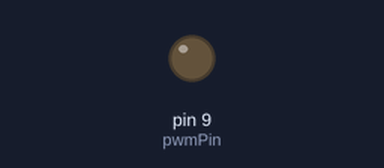
This sketch was run on a simulated Arduino Uno, built with avr-gcc and run on an emulated ATmega328P. Shown: output pins drawn as LEDs (lit = HIGH).

Above: at 0.05 s.
At 3.0 s:
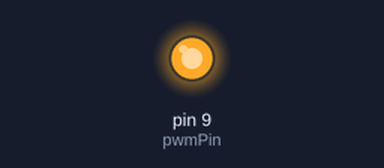
Timing chart, 0 to 6.5 s (numbered marks = the images above):
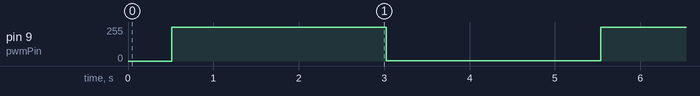

Measured:
- by itself, pin 9 (pwmPin): alternates 254/255 for 2.5 s and 1/255 for 2.5 s

The sketch:

03_Project_PWM_Dimmer-LED.ino
```cpp
/*
 * Author: DIBYENDU BARMAN
 * Date: 21-June-2023
 * Project Description: LED dimmer using PWM
 */
const int pwmPin = 9;
unsigned int i = 0;

void setup() {
  pinMode(pwmPin, OUTPUT); // Optional

}

void loop() {
  for(i = 0; i < 255; i++) // In an 8-bit system, there are 256 possible values (2^8)
  {
    analogWrite(pwmPin, i);
    delay(2); // delay 2 mili seconds
  }

  delay(2000); // delay 2 seconds

  for(i = 255; i > 0; i--) // In an 8-bit system, there are 256 possible values (2^8)
  {
    analogWrite(pwmPin, i);
    delay(2); // delay 2 mili seconds
  }
  delay(2000); // delay 2 seconds
}
```
